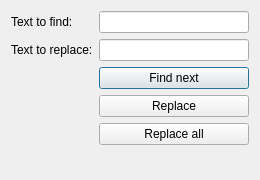
<?xml version="1.0" encoding="UTF-8"?>
<ui version="4.0">
 <class>Find_e_Replace_Window</class>
 <widget class="QDialog" name="Find_e_Replace_Window">
  <property name="geometry">
   <rect>
    <x>0</x>
    <y>0</y>
    <width>260</width>
    <height>180</height>
   </rect>
  </property>
  <property name="windowTitle">
   <string>Find and Replace</string>
  </property>
  <property name="windowIcon">
   <iconset resource="resource.qrc">
    <normaloff>:/icons/icons/MSql.ico</normaloff>:/icons/icons/MSql.ico</iconset>
  </property>
  <layout class="QFormLayout" name="formLayout">
   <item row="1" column="0">
    <widget class="QLabel" name="label">
     <property name="text">
      <string>Text to find:</string>
     </property>
     <property name="buddy">
      <cstring>e_find</cstring>
     </property>
    </widget>
   </item>
   <item row="2" column="0">
    <widget class="QLabel" name="label_2">
     <property name="text">
      <string>Text to replace:</string>
     </property>
     <property name="buddy">
      <cstring>e_replace</cstring>
     </property>
    </widget>
   </item>
   <item row="4" column="1">
    <layout class="QVBoxLayout" name="verticalLayout">
     <item>
      <widget class="QPushButton" name="b_find_next">
       <property name="text">
        <string>Find next</string>
       </property>
      </widget>
     </item>
     <item>
      <widget class="QPushButton" name="b_replace_next">
       <property name="text">
        <string>Replace</string>
       </property>
      </widget>
     </item>
     <item>
      <widget class="QPushButton" name="b_replace_all">
       <property name="text">
        <string>Replace all</string>
       </property>
      </widget>
     </item>
    </layout>
   </item>
   <item row="1" column="1">
    <widget class="QLineEdit" name="e_find">
     <property name="clearButtonEnabled">
      <bool>true</bool>
     </property>
    </widget>
   </item>
   <item row="2" column="1">
    <widget class="QLineEdit" name="e_replace">
     <property name="clearButtonEnabled">
      <bool>true</bool>
     </property>
    </widget>
   </item>
  </layout>
 </widget>
 <tabstops>
  <tabstop>e_find</tabstop>
  <tabstop>e_replace</tabstop>
  <tabstop>b_find_next</tabstop>
  <tabstop>b_replace_next</tabstop>
  <tabstop>b_replace_all</tabstop>
 </tabstops>
 <resources>
  <include location="resource.qrc"/>
 </resources>
 <connections/>
</ui>
